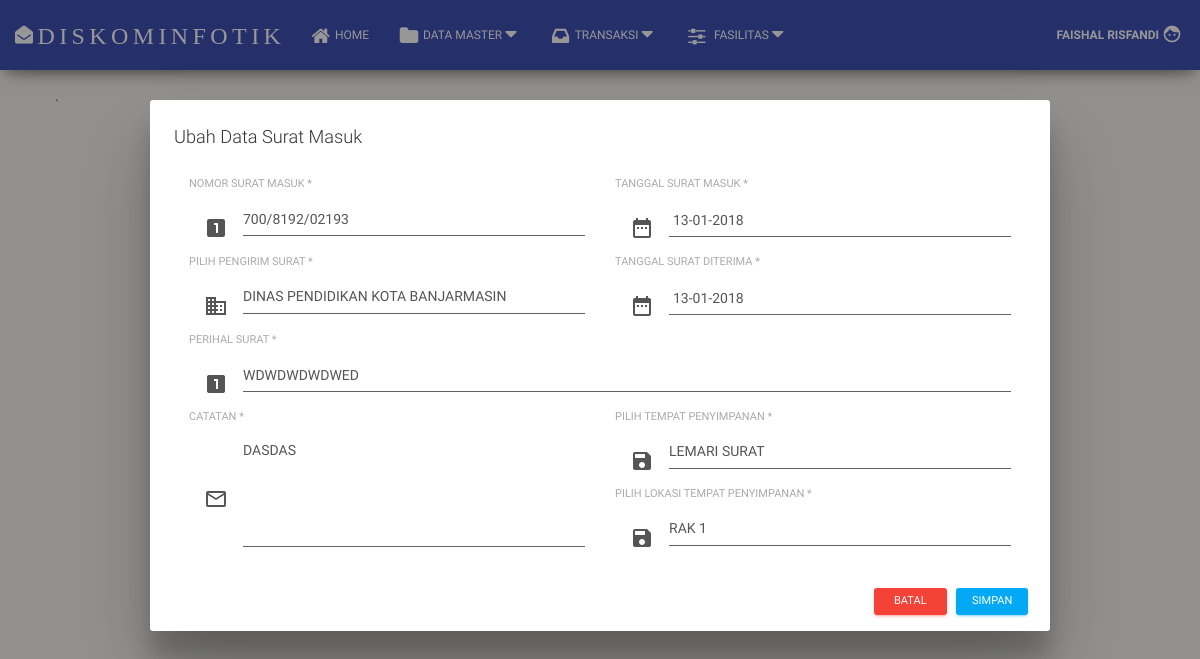
Page /admin/edit-srtmasuk.php?id=001/DISKOMINFOTIK/2018 (signed in) on the committed database.
### tables this page shows
CREATE TABLE IF NOT EXISTS `tsuratmasuk` (
  `no_urut` varchar(25) NOT NULL,
  `tgl_surat` date NOT NULL,
  `nmr_surat` text NOT NULL,
  `kd_instansi` varchar(8) NOT NULL,
  `tgl_diterima` date NOT NULL,
  `perihal` text NOT NULL,
  `catatan` text NOT NULL,
  `kd_simpan` varchar(8) NOT NULL,
  `kd_detail` varchar(8) NOT NULL,
  PRIMARY KEY (`no_urut`),
  KEY `kd_instansi` (`kd_instansi`),
  KEY `kd_simpan` (`kd_simpan`),
  KEY `kd_detail` (`kd_detail`)
);

### admin/edit-srtmasuk.php (the view, shortened to what this page needs)
<?php
if (empty($_SESSION['username'])){
	header('location:../index.php');
} else {
if($_SESSION['level']!=="admin"){
die("Anda bukan admin");
} else {
?>
<!DOCTYPE html>
<html lang="en">
    <?php include ("include/head.php")?>
<body>
    <?php include("include/menu.php")?>
<?php } }?>
      <div class="container">
        <section class="content">
          <div class="row">
            <section class="col-lg-12 connectedSortable">
                <?php
          $id = $_GET['id'];
          $select = "SELECT * FROM tsuratmasuk WHERE no_urut =?";
          $check  = mysqli_prepare($koneksi, $select);
              mysqli_stmt_bind_param($check, 's', $id);
              mysqli_stmt_execute($check);
          $result = mysqli_stmt_get_result($check);
          $num_row = mysqli_num_rows($result);
          if ($num_row == 0){
                echo "<script>alert('Data Tidak Ditemukan'); window.location = 'surat-masuk.php'</script>";
          }else{
            $row = mysqli_fetch_assoc($result);
          }
      ?>
    <div class="box-body">
    <div class="modal fade bs-example-modal-lg" data-keyboard="false" data-backdrop="static" id="ubahData" tabindex="-1" role="dialog" aria-labelledby="myModalLabel" aria-hidden="true">
<div class="modal-dialog modal-lg">
  <div class="modal-content">
    <div class="modal-header">
      <h4 class="modal-title" id="myModalLabel">Ubah Data Surat Masuk</h4>
    </div>
    <div class="modal-body">
    <form class="form" onSubmit="return validasi_input(this)" action="" method="post" enctype="multipart/form-data" name="form1" id="form1">
      <div class ="col-sm-6">
        <div class ="input-group form-group has-feedback label-floating">
           <span class="input-group-addon">
			      <i class="material-icons">looks_one</i>
		  </span>
			    <label for="no_urut" class="control-label">NOMOR SURAT MASUK *</label>
				    <input type="text" class ="form-control" value="<?php echo $row['nmr_surat']; ?>" name="nmr_surat" id="name">
		    </div>
      </div>
      <?php
          $sql = "SELECT * FROM tsuratmasuk WHERE no_urut='$_GET[id]'";
          $edit = $koneksi->query($sql);
          $r = $edit->fetch_assoc();
      ?>
      <div class ="col-sm-6">
             <div class ="input-group form-group label-floating">
           <span class="input-group-addon">
			      <i class="material-icons">date_range</i>
		  </span>
			    <label for="no_urut" class="control-label">TANGGAL SURAT MASUK *</label>
				    <input id="tanggalmsk" class="datepicker form-control" type="text" name="tgl_surat" value="<?php echo date('d-m-Y',strtotime($row['tgl_surat'])); ?>" readonly>
		    </div>
      </div>
      <div class="col-sm-6">
      <div class ="input-group form-group has-feedback label-floating">
         <span class="input-group-addon">
          <i class="material-icons">domain</i>
    </span>
    <label class="control-label" for="selectbasic">PILIH PENGIRIM SURAT *</label>
        <select name='kd_instansi' id='instansi' class='form-control'>
        <?php
						$sql="SELECT * FROM minstansi ORDER BY nm_instansi";
						$instansi = $koneksi->query($sql);
					    while ($ra = $instansi->fetch_assoc()) {
					    	if($r[kd_instansi]==$ra[kd_instansi]){
							echo " <option value='$ra[kd_instansi]' selected>$ra[nm_instansi]</option>";
							} else {
								echo "<option value='$ra[kd_instansi]'>$ra[nm_instansi]</option>";
							}
            }
							?>
        </select>
    </div>
    </div>
     <div class ="col-sm-6">
        <div class ="input-group form-group label-floating">
           <span class="input-group-addon">
			      <i class="material-icons">date_range</i>
		  </span>
			    <label for="no_urut" class="control-label">TANGGAL SURAT DITERIMA *</label>
				    <input id="tanggaldtr" class="datepicker form-control" type="text" value="<?php echo date('d-m-Y',strtotime($row['tgl_diterima'])); ?>" name="tgl_diterima" readonly>
		    </div>
      </div>
    <div class="col-md-12">
    <div class ="input-group form-group has-feedback label-floating">
           <span class="input-group-addon">
			      <i class="material-icons">looks_one</i>
		  </span>
			    <label for="no_urut" class="control-label">PERIHAL SURAT *</label>
				    <input type ="text" class ="form-control" id="perihal" name="perihal" value="<?php echo  $row['perihal']; ?>">
		    </div>
    </div>
    <div class ="col-sm-6">
        <div class ="input-group form-group has-feedback label-floating">
           <span class="input-group-addon">
			      <i class="material-icons">mail_outline</i>
		  </span>
			    <label for="perihal" class="control-label has-feedback">CATATAN *</label>
				    <textarea class ="form-control" id="catatan" name="catatan" rows="5"><?php echo strip_tags($row['catatan']); ?></textarea>
		    </div>
      </div>
      <div class="col-sm-6">
      <div class ="input-group form-group has-feedback label-floating">
        <span class="input-group-addon">
          <i class="material-icons">save</i>
        </span>
          <label class="control-label" for="selectbasic">PILIH TEMPAT PENYIMPANAN *</label>
              <select name='kd_simpan' id='tempat' class='form-control'>
               <?php
					    	$sql="SELECT * FROM mpnympn ORDER BY nm_simpan";
					    	$simpan = $koneksi->query($sql);
					      while ($ra = $simpan->fetch_assoc()) {
					    	if($r[kd_simpan]==$ra[kd_simpan]){
						  	echo " <option value='$ra[kd_simpan]' selected>$ra[nm_simpan]</option>";
							  } else {
							  echo "<option value='$ra[kd_simpan]'>$ra[nm_simpan]</option>";
							  }
					  	}
							?>
               </select>
</div>
      <div class ="input-group form-group has-feedback label-floating">
        <span class="input-group-addon">
          <i class="material-icons">save</i>
        </span>
        <label class="control-label" for="selectbasic">PILIH LOKASI TEMPAT PENYIMPANAN *</label>
        <select name="detail" id="detail" class="form-control">
        <?php
					    	$sql="SELECT * FROM detail ORDER BY nm_detail";
					    	$simpan = $koneksi->query($sql);
					      while ($ra = $simpan->fetch_assoc()) {
					    	if($r[kd_detail]==$ra[kd_detail]){
						  	echo " <option value='$ra[kd_detail]' selected>$ra[nm_detail]</option>";
							  } else {
							  echo "<option value='$ra[kd_detail]'>$ra[nm_detail]</option>";
							  }
					  	}
							?>
               </select>
</div>
      </div>
    </div>
    <div class="modal-footer">
    <div class="col-sm-12 text-right">
      <a href="surat-masuk.php" class="btn btn-danger btn-sm">Batal</a>
      <button type="submit" class="btn btn-info btn-sm" name="ubah">Simpan</button>
    </div>
    </div>
  </div>
</div>
</div>
<?php if(isset($script)){ echo $script; } ?>`
</div>
</div>
</section>
</div>
</body>
</html>

### admin/include/head.php (style rules this page uses)
.modal-body { max-height: calc(100vh - 210px); overflow-y: auto; }
body { background: #F5F3EE !important; }
html { position: relative; min-height: 100%; }
body { margin-bottom: 60px; }
body { padding-bottom: 0px; padding-top: 70px; }
.datepicker { z-index:10000000!important }
a { cursor:pointer; }

### rows in the picture
tsuratmasuk: nmr_surat "700/8192/02193", tgl_surat "13-01-2018", tgl_diterima "13-01-2018", perihal "WDWDWDWDWED", catatan "DASDAS"

### other values in the picture
$_SESSION['nama_user'] "FAISHAL RISFANDI"
form field kd_instansi "DINAS PENDIDIKAN KOTA BANJARMASIN"
form field kd_simpan "LEMARI SURAT"
form field detail "RAK 1"
